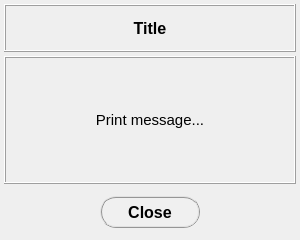
<?xml version="1.0" encoding="UTF-8"?>
<ui version="4.0">
 <class>Dialog</class>
 <widget class="QDialog" name="Dialog">
  <property name="geometry">
   <rect>
    <x>0</x>
    <y>0</y>
    <width>300</width>
    <height>240</height>
   </rect>
  </property>
  <property name="minimumSize">
   <size>
    <width>300</width>
    <height>240</height>
   </size>
  </property>
  <property name="maximumSize">
   <size>
    <width>650</width>
    <height>600</height>
   </size>
  </property>
  <property name="windowTitle">
   <string>Dialog</string>
  </property>
  <layout class="QGridLayout" name="gridLayout_3">
   <property name="leftMargin">
    <number>4</number>
   </property>
   <property name="topMargin">
    <number>4</number>
   </property>
   <property name="rightMargin">
    <number>4</number>
   </property>
   <property name="bottomMargin">
    <number>4</number>
   </property>
   <property name="spacing">
    <number>4</number>
   </property>
   <item row="2" column="0">
    <widget class="QFrame" name="frame_button">
     <property name="minimumSize">
      <size>
       <width>0</width>
       <height>48</height>
      </size>
     </property>
     <property name="maximumSize">
      <size>
       <width>650</width>
       <height>48</height>
      </size>
     </property>
     <property name="frameShape">
      <enum>QFrame::NoFrame</enum>
     </property>
     <property name="frameShadow">
      <enum>QFrame::Raised</enum>
     </property>
     <layout class="QGridLayout" name="gridLayout_2">
      <property name="leftMargin">
       <number>0</number>
      </property>
      <property name="topMargin">
       <number>0</number>
      </property>
      <property name="rightMargin">
       <number>0</number>
      </property>
      <property name="bottomMargin">
       <number>0</number>
      </property>
      <property name="spacing">
       <number>2</number>
      </property>
      <item row="0" column="0">
       <widget class="QPushButton" name="pushButton_close">
        <property name="minimumSize">
         <size>
          <width>100</width>
          <height>32</height>
         </size>
        </property>
        <property name="maximumSize">
         <size>
          <width>100</width>
          <height>32</height>
         </size>
        </property>
        <property name="sizeIncrement">
         <size>
          <width>0</width>
          <height>0</height>
         </size>
        </property>
        <property name="font">
         <font>
          <family>MS Shell Dlg 2</family>
          <pointsize>12</pointsize>
          <weight>75</weight>
          <italic>false</italic>
          <bold>true</bold>
         </font>
        </property>
        <property name="styleSheet">
         <string notr="true">QPushButton{border-radius: 16px; border-color: rgb(150, 150, 150); border-style: ridge; border-width: 2px; color: rgb(0, 0, 0); background-color: rgb(240, 240, 240); font: 75 bold 12pt &quot;MS Shell Dlg 2&quot;}
QPushButton:hover{border-radius: 16px; border-color: rgb(0, 170, 255); border-style: ridge; border-width: 2px; color: rgb(0, 0, 0); background-color: rgba(174, 213, 255, 100); font: 75 bold 12pt &quot;MS Shell Dlg 2&quot;}
QPushButton:pressed{border-radius: 16px; border-color: rgb(0, 170, 255); border-style: ridge; border-width: 3px; color: rgb(0, 0, 0); background-color: rgb(174, 213, 255); font: 75 bold 12pt &quot;MS Shell Dlg 2&quot;}</string>
        </property>
        <property name="text">
         <string>Close</string>
        </property>
        <property name="default">
         <bool>false</bool>
        </property>
        <property name="flat">
         <bool>false</bool>
        </property>
       </widget>
      </item>
     </layout>
    </widget>
   </item>
   <item row="1" column="0">
    <widget class="QFrame" name="frame_message">
     <property name="frameShape">
      <enum>QFrame::Box</enum>
     </property>
     <property name="frameShadow">
      <enum>QFrame::Raised</enum>
     </property>
     <layout class="QGridLayout" name="gridLayout_4">
      <property name="leftMargin">
       <number>2</number>
      </property>
      <property name="topMargin">
       <number>2</number>
      </property>
      <property name="rightMargin">
       <number>2</number>
      </property>
      <property name="bottomMargin">
       <number>2</number>
      </property>
      <property name="spacing">
       <number>0</number>
      </property>
      <item row="0" column="0">
       <widget class="QLabel" name="label_message">
        <property name="minimumSize">
         <size>
          <width>0</width>
          <height>0</height>
         </size>
        </property>
        <property name="maximumSize">
         <size>
          <width>650</width>
          <height>500</height>
         </size>
        </property>
        <property name="font">
         <font>
          <family>MS Shell Dlg 2</family>
          <pointsize>11</pointsize>
          <weight>50</weight>
          <italic>false</italic>
          <bold>false</bold>
         </font>
        </property>
        <property name="frameShape">
         <enum>QFrame::NoFrame</enum>
        </property>
        <property name="frameShadow">
         <enum>QFrame::Raised</enum>
        </property>
        <property name="text">
         <string>Print message...</string>
        </property>
        <property name="textFormat">
         <enum>Qt::AutoText</enum>
        </property>
        <property name="alignment">
         <set>Qt::AlignCenter</set>
        </property>
        <property name="wordWrap">
         <bool>true</bool>
        </property>
        <property name="margin">
         <number>16</number>
        </property>
        <property name="indent">
         <number>-1</number>
        </property>
       </widget>
      </item>
     </layout>
    </widget>
   </item>
   <item row="0" column="0">
    <widget class="QFrame" name="frame_title">
     <property name="minimumSize">
      <size>
       <width>0</width>
       <height>48</height>
      </size>
     </property>
     <property name="maximumSize">
      <size>
       <width>650</width>
       <height>48</height>
      </size>
     </property>
     <property name="frameShape">
      <enum>QFrame::Box</enum>
     </property>
     <property name="frameShadow">
      <enum>QFrame::Raised</enum>
     </property>
     <layout class="QGridLayout" name="gridLayout">
      <property name="leftMargin">
       <number>0</number>
      </property>
      <property name="topMargin">
       <number>0</number>
      </property>
      <property name="rightMargin">
       <number>0</number>
      </property>
      <property name="bottomMargin">
       <number>0</number>
      </property>
      <property name="spacing">
       <number>2</number>
      </property>
      <item row="0" column="0">
       <widget class="QLabel" name="label_title">
        <property name="minimumSize">
         <size>
          <width>0</width>
          <height>0</height>
         </size>
        </property>
        <property name="maximumSize">
         <size>
          <width>620</width>
          <height>36</height>
         </size>
        </property>
        <property name="font">
         <font>
          <family>MS Shell Dlg 2</family>
          <pointsize>12</pointsize>
          <weight>75</weight>
          <italic>false</italic>
          <bold>true</bold>
         </font>
        </property>
        <property name="styleSheet">
         <string notr="true"/>
        </property>
        <property name="frameShape">
         <enum>QFrame::NoFrame</enum>
        </property>
        <property name="frameShadow">
         <enum>QFrame::Raised</enum>
        </property>
        <property name="text">
         <string>Title</string>
        </property>
        <property name="textFormat">
         <enum>Qt::AutoText</enum>
        </property>
        <property name="alignment">
         <set>Qt::AlignCenter</set>
        </property>
        <property name="margin">
         <number>6</number>
        </property>
       </widget>
      </item>
     </layout>
    </widget>
   </item>
  </layout>
 </widget>
 <resources/>
 <connections/>
</ui>
